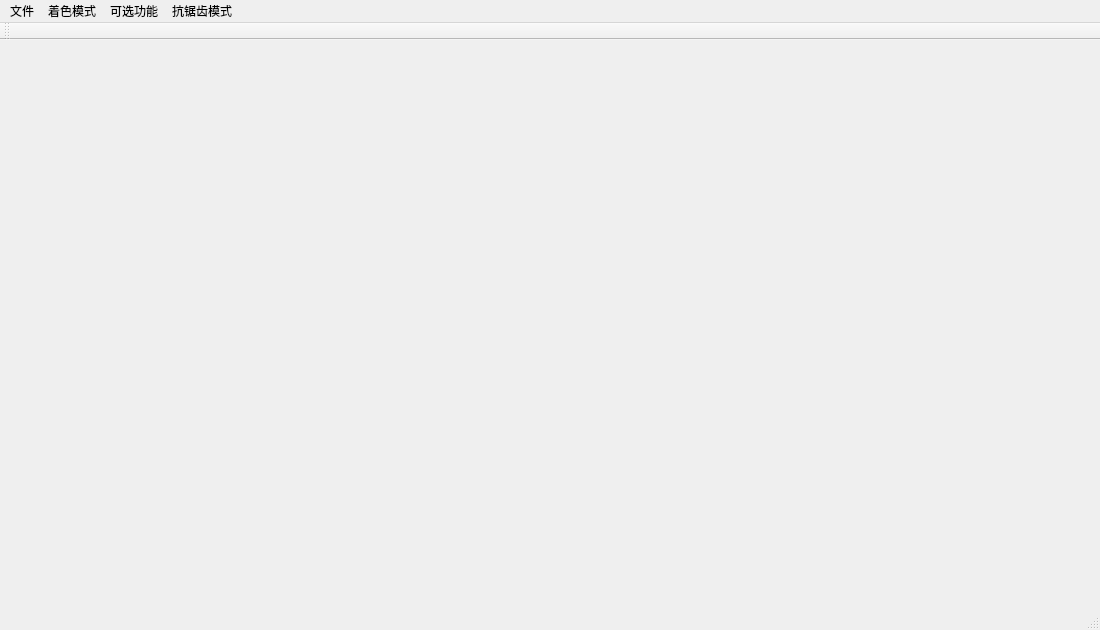
<?xml version="1.0" encoding="UTF-8"?>
<ui version="4.0">
 <class>RendererApplicationClass</class>
 <widget class="QMainWindow" name="RendererApplicationClass">
  <property name="enabled">
   <bool>true</bool>
  </property>
  <property name="geometry">
   <rect>
    <x>0</x>
    <y>0</y>
    <width>1100</width>
    <height>630</height>
   </rect>
  </property>
  <property name="sizePolicy">
   <sizepolicy hsizetype="Preferred" vsizetype="Preferred">
    <horstretch>0</horstretch>
    <verstretch>0</verstretch>
   </sizepolicy>
  </property>
  <property name="minimumSize">
   <size>
    <width>0</width>
    <height>0</height>
   </size>
  </property>
  <property name="maximumSize">
   <size>
    <width>1920</width>
    <height>1080</height>
   </size>
  </property>
  <property name="windowTitle">
   <string>RendererApplication</string>
  </property>
  <widget class="QWidget" name="centralWidget">
   <property name="sizePolicy">
    <sizepolicy hsizetype="Preferred" vsizetype="Preferred">
     <horstretch>0</horstretch>
     <verstretch>0</verstretch>
    </sizepolicy>
   </property>
  </widget>
  <widget class="QMenuBar" name="menuBar">
   <property name="geometry">
    <rect>
     <x>0</x>
     <y>0</y>
     <width>1100</width>
     <height>22</height>
    </rect>
   </property>
   <widget class="QMenu" name="menuMode">
    <property name="title">
     <string>着色模式</string>
    </property>
    <widget class="QMenu" name="menuBlinn_Phong">
     <property name="title">
      <string>Blinn Phong</string>
     </property>
     <addaction name="actionflat_shading"/>
     <addaction name="actionGourand_shading"/>
     <addaction name="actionPhong_shading"/>
    </widget>
    <addaction name="menuBlinn_Phong"/>
    <addaction name="actionMesh"/>
    <addaction name="actionPBR"/>
   </widget>
   <widget class="QMenu" name="menuFunction">
    <property name="title">
     <string>可选功能</string>
    </property>
    <addaction name="actionClipping"/>
    <addaction name="bilinear"/>
    <addaction name="actionShadow_mapping"/>
   </widget>
   <widget class="QMenu" name="menuAntiAliasing">
    <property name="title">
     <string>抗锯齿模式</string>
    </property>
    <addaction name="actionMSAA"/>
    <addaction name="actionSSAA"/>
   </widget>
   <widget class="QMenu" name="menu">
    <property name="title">
     <string>文件</string>
    </property>
    <addaction name="actionopen_new_model"/>
    <addaction name="actionadd_model"/>
   </widget>
   <addaction name="menu"/>
   <addaction name="menuMode"/>
   <addaction name="menuFunction"/>
   <addaction name="menuAntiAliasing"/>
  </widget>
  <widget class="QToolBar" name="mainToolBar">
   <attribute name="toolBarArea">
    <enum>TopToolBarArea</enum>
   </attribute>
   <attribute name="toolBarBreak">
    <bool>false</bool>
   </attribute>
  </widget>
  <widget class="QStatusBar" name="statusBar"/>
  <action name="actionMesh">
   <property name="checkable">
    <bool>true</bool>
   </property>
   <property name="text">
    <string>mesh</string>
   </property>
  </action>
  <action name="actionPBR">
   <property name="text">
    <string>PBR()</string>
   </property>
  </action>
  <action name="actionflat_shading">
   <property name="checkable">
    <bool>true</bool>
   </property>
   <property name="text">
    <string>Flat shading</string>
   </property>
  </action>
  <action name="actionGourand_shading">
   <property name="checkable">
    <bool>true</bool>
   </property>
   <property name="checked">
    <bool>true</bool>
   </property>
   <property name="text">
    <string>Gourand shading</string>
   </property>
  </action>
  <action name="actionPhong_shading">
   <property name="checkable">
    <bool>true</bool>
   </property>
   <property name="text">
    <string>Phong shading</string>
   </property>
  </action>
  <action name="actionClipping">
   <property name="checkable">
    <bool>true</bool>
   </property>
   <property name="text">
    <string>clipping</string>
   </property>
  </action>
  <action name="bilinear">
   <property name="checkable">
    <bool>true</bool>
   </property>
   <property name="text">
    <string>bilinear(texture)</string>
   </property>
  </action>
  <action name="actionShadow_mapping">
   <property name="checkable">
    <bool>true</bool>
   </property>
   <property name="text">
    <string>shadow mapping</string>
   </property>
  </action>
  <action name="actionMSAA">
   <property name="checkable">
    <bool>true</bool>
   </property>
   <property name="text">
    <string>MSAA</string>
   </property>
  </action>
  <action name="actionSSAA">
   <property name="checkable">
    <bool>true</bool>
   </property>
   <property name="text">
    <string>SSAA</string>
   </property>
  </action>
  <action name="actionadd_model">
   <property name="text">
    <string>add model</string>
   </property>
  </action>
  <action name="actionopen_new_model">
   <property name="text">
    <string>open new model</string>
   </property>
  </action>
 </widget>
 <layoutdefault spacing="6" margin="11"/>
 <resources>
  <include location="RendererApplication.qrc"/>
 </resources>
 <connections/>
</ui>
